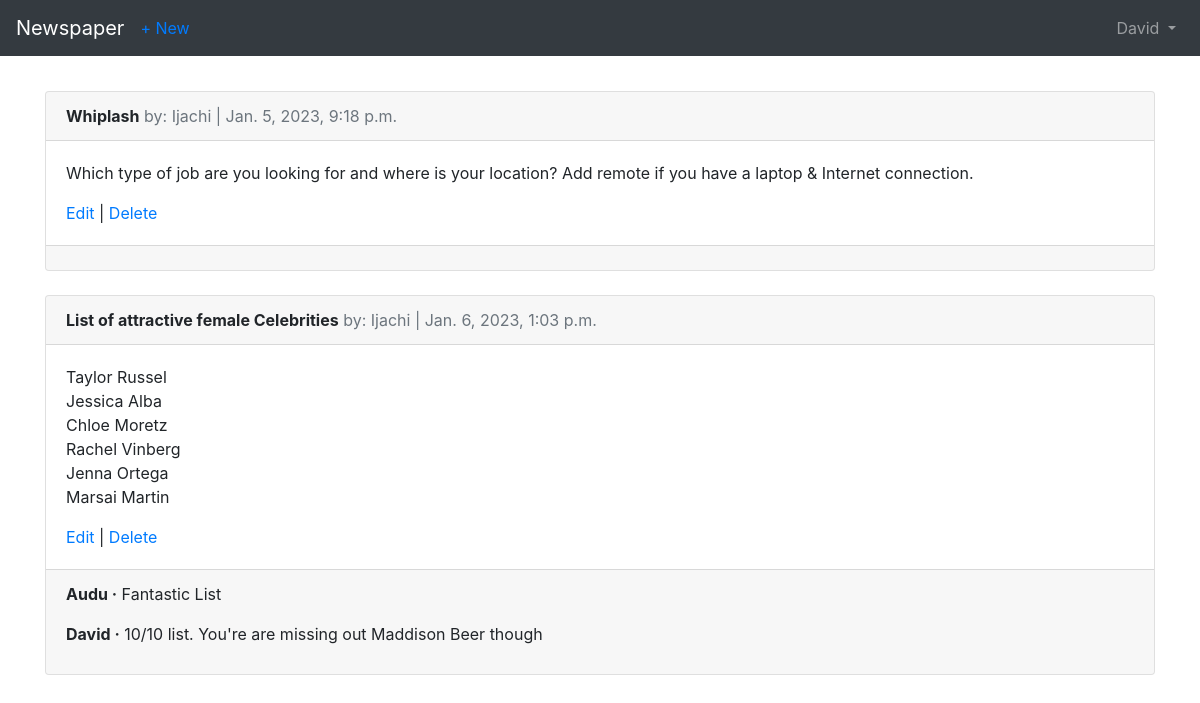
Screenshot of /articles/ (signed in) with the database file from the repository.
### users/models.py (models this page shows)
class CustomUser(AbstractUser):
    age = models.PositiveIntegerField(null=True, blank=True)

### articles/models.py (models this page shows, shortened)
class Article(models.Model):
    title = models.CharField(max_length=255)
    body = models.TextField()
    date = models.DateTimeField(auto_now_add=True)
    author = models.ForeignKey(
        get_user_model(),
        on_delete=models.CASCADE,
    )

class Comment(models.Model):
    article = models.ForeignKey(
        Article,
        on_delete=models.CASCADE,
        related_name="comments"
    )
    comment = models.CharField(max_length=140)
    author = models.ForeignKey(
        get_user_model(),
        on_delete=models.CASCADE
    )
    def __str__(self):
        return self.comment

### articles/views.py (the view)
# urls.py: path("", ArticleListView.as_view(), name="article_list"),
class ArticleListView(LoginRequiredMixin, ListView):
    model = Article
    template_name = "article_list.html"
    context_object_name = "article_list"
    login_url = "login"

### templates/article_list.html
{% extends "base.html" %}
{% block content %}
    {% for article in article_list %}
        <div class="card">
            <div class="card-header">
                <span class="font-weight-bold">{{ article.title }}</span>
                <span class="text-muted">by: {{ article.author }} | {{ article.date }}</span>
            </div>
            <div class="card-body">
                <p>{{ article.body|linebreaksbr }}</p>
                <a href="{% url 'article_edit' article.pk %}">Edit</a> | <a href="{% url 'article_delete' article.pk %}">Delete</a>
            </div>
            <div class="card-footer">
                {% for comment in article.comments.all %}
                    <p>
                        <span class="font-weight-bold">{{ comment.author|capfirst }}  &middot;</span>
                        {{ comment }}
                    </p>
                {% endfor %}
            </div>
        </div>
        <br>
    {% endfor %}
{% endblock content %}

### templates/base.html (shortened to what this page needs)
<!DOCTYPE html>
<html lang="en">
<head>
    <link rel="stylesheet" href="https://stackpath.bootstrapcdn.com/bootstrap/4.1.3/css/bootstrap.min.css">
</head>
<body>
    <nav class="navbar navbar-expand-md navbar-dark bg-dark mb-4">
        <a class="navbar-brand" href="{% url 'home' %}">Newspaper</a>
        {% if user.is_authenticated %}
            <ul class="navbar-nav mr-auto">
                <li class="nav-item"><a href="{% url 'article_new' %}">+ New</a></li>
            </ul>
        {% endif %}
            {% if user.is_authenticated %}
                <ul class="navbar-nav ml-auto">
                    <li class="nav-item">
                        <a class="nav-link dropdown-toggle" href="#" id="userMenu" data-toggle="dropdown" aria-haspopup="true" aria-expanded="false">
                            {{ user.username.title }}
                        </a>
                    </li>
                </ul>
            {% endif %}
    </nav>
    <div class="container" style="margin-top: 35px;">
        {% block content %}
        {% endblock content %}
    </div>
</body>
</html>

### rows the page displays
CustomUser: username "David"
Article: title "Whiplash", author "Ijachi", date "Jan. 5, 2023, 9:18 p.m.", body "Which type of job are you looking for and where is your location? Add remote if you have a laptop & Internet connection."
Article: title "List of attractive female Celebrities", author "Ijachi", date "Jan. 6, 2023, 1:03 p.m.", body "Taylor Russel Jessica Alba Chloe Moretz Rachel Vinberg Jenna Ortega Marsai Martin"
Comment: author "Audu", comment "Fantastic List"
Comment: author "David", comment "10/10 list. You're are missing out Maddison Beer though"
